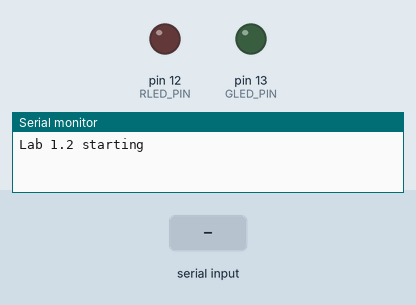
This sketch was run on a simulated Arduino Uno, built with avr-gcc and run on an emulated ATmega328P. On the bench: output pins drawn as LEDs (lit = HIGH), the last lines printed to the serial monitor. The test bench sets the inputs (shaded band).

Above: at 2.5 s.
2.6 s: "R" received over Serial
At 5.3 s:
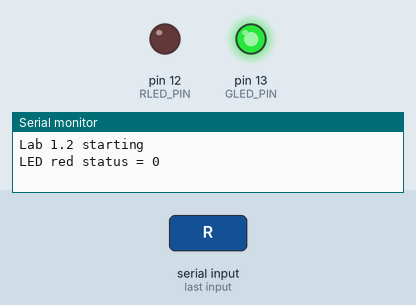
5.6 s: "L" received over Serial
At 6.8 s:
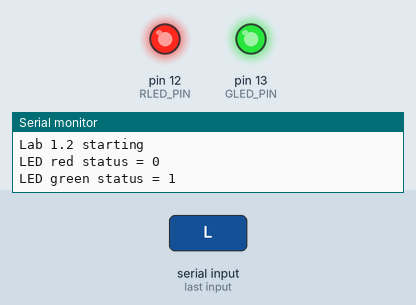
7.5 s: "1" received over Serial
At 9.4 s:
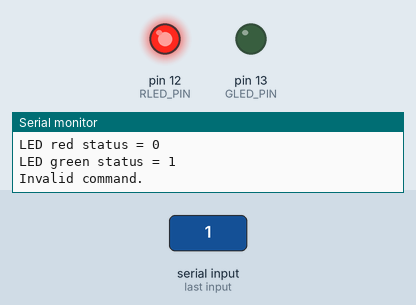
Timing chart, 0 to 16.5 s (numbered marks = the images above; inputs shaded):
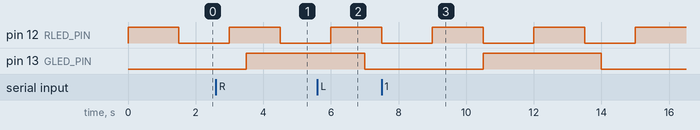

Measured:
- by itself, pin 12 (RLED_PIN): alternates HIGH for 1.5 s and LOW for 1.5 s

The sketch:

LabEs2.ino
```cpp
#include <TimerOne.h>

const int RLED_PIN = 12;
const int GLED_PIN = 13;

const float R_HALF_PERIOD = 1.5;
const float G_HALF_PERIOD = 3.5;

int volatile greenLedState = LOW;
int volatile redLedState = LOW;

void blinkGreen() {
  greenLedState = !greenLedState;
  digitalWrite(GLED_PIN, greenLedState);
}

void setup() {
  // put your setup code here, to run once:
  Serial.begin(9600);
  while(!Serial);
  Serial.println("Lab 1.2 starting");
  pinMode(RLED_PIN, OUTPUT);
  pinMode(GLED_PIN, OUTPUT);
  Timer1.initialize(G_HALF_PERIOD * 1e06);
  Timer1.attachInterrupt(blinkGreen);
}

void serialPrintStatus() {
  if(Serial.available() > 0) {

    int inByte = Serial.read();

    if((char)inByte == 'R') {
      if(redLedState == HIGH) {
        Serial.println("LED red status = 1");
      }
      else {
        Serial.println("LED red status = 0");
      }
    }
    else if((char)inByte == 'L') {
      if(greenLedState == HIGH) {
        Serial.println("LED green status = 1");
      }
      else {
        Serial.println("LED green status = 0");
      }
    }
    else {
      Serial.println("Invalid command.");
    }
  }
  return;
}

void loop() {
  // put your main code here, to run repeatedly:
  redLedState = !redLedState;
  digitalWrite(RLED_PIN, redLedState);
  delay(R_HALF_PERIOD * 1e03);
  serialPrintStatus();
}
```
